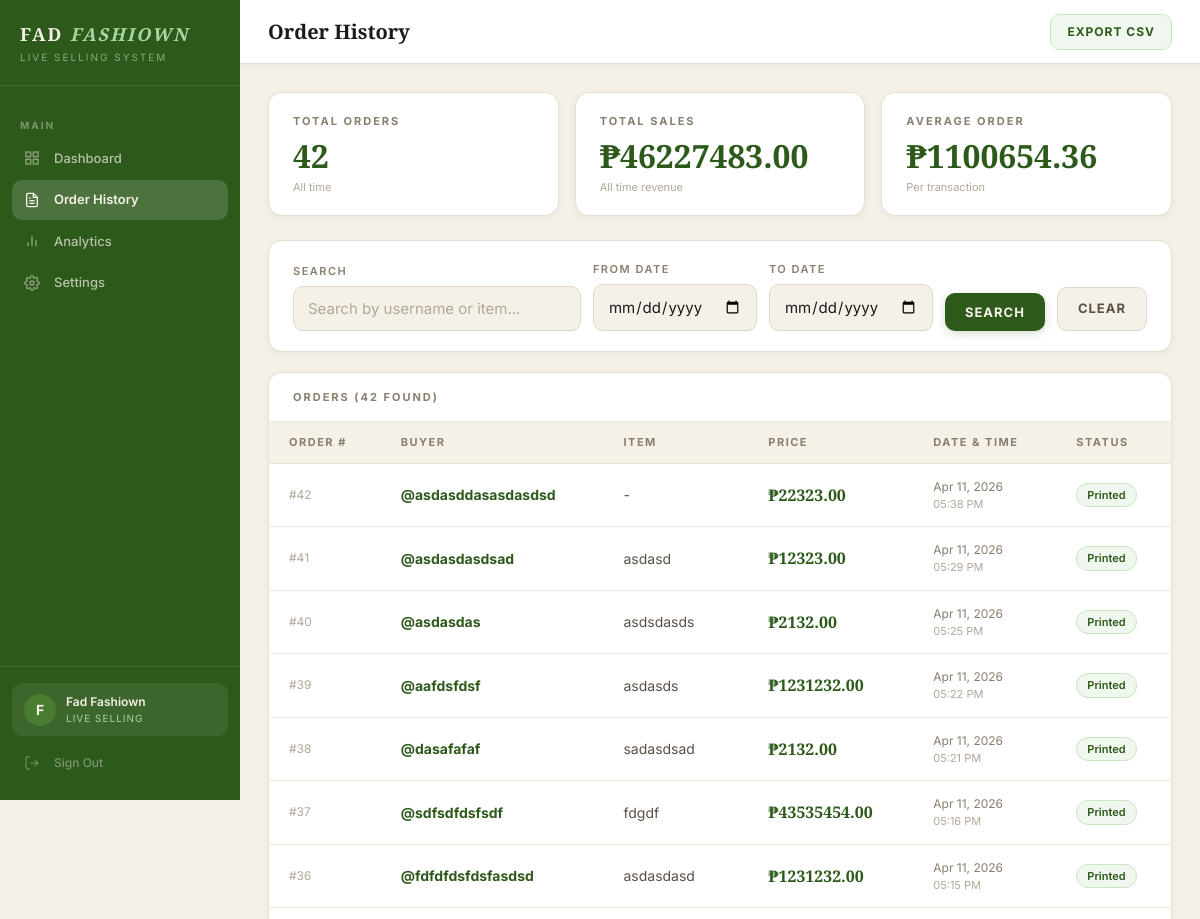
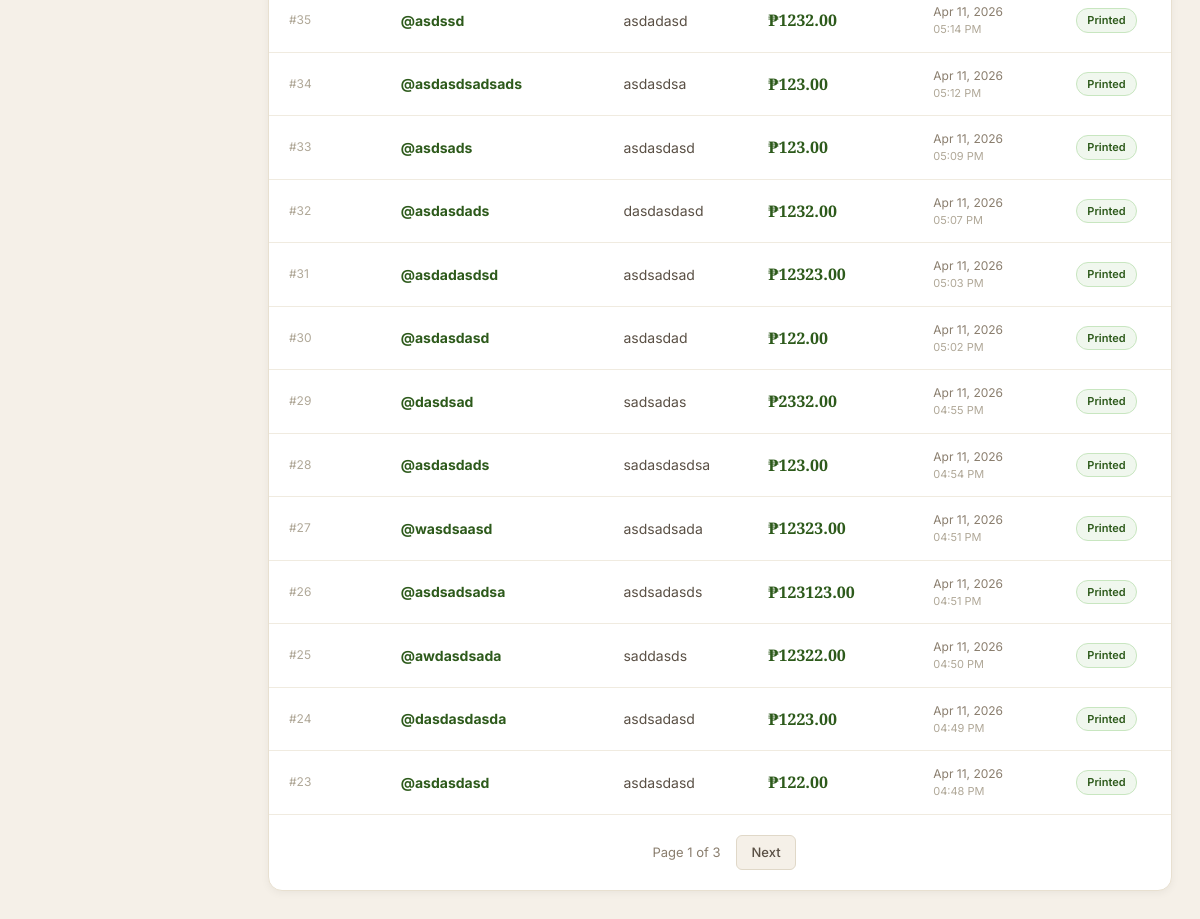
/orders (signed in), run on the app's committed database (2 pictures, top to bottom).
### auth/models.py (models this page shows, shortened)
class Client(UserMixin, db.Model):
    __tablename__ = 'clients'
    id = db.Column(db.Integer, primary_key=True)
    business_name = db.Column(db.String(100), nullable=False)
    email = db.Column(db.String(120), unique=True, nullable=False)
    password_hash = db.Column(db.String(255), nullable=False)
    plan = db.Column(db.String(20), default='active')
    is_active = db.Column(db.Boolean, default=True)
    is_admin = db.Column(db.Boolean, default=False)
    created_at = db.Column(db.DateTime, default=datetime.utcnow)
    last_login = db.Column(db.DateTime, nullable=True)
    orders = db.relationship('Order', backref='client', lazy=True)
    token = db.Column(db.String(64), unique=True, nullable=True)
    detection_mode = db.Column(db.String(20), default='keywords')
    custom_keywords = db.Column(db.Text, default='mine')
    highlight_numbers = db.Column(db.Boolean, default=False)

class Order(db.Model):
    __tablename__ = 'orders'
    id = db.Column(db.Integer, primary_key=True)
    client_id = db.Column(
        db.Integer,
        db.ForeignKey('clients.id'),
        nullable=False
    )
    buyer_username = db.Column(db.String(100), nullable=False)
    item_name = db.Column(db.String(200), nullable=False)
    price = db.Column(db.Float, nullable=False)
    timestamp = db.Column(db.DateTime, default=datetime.utcnow)
    label_printed = db.Column(db.Boolean, default=False)

### dashboard/routes.py (the view, shortened to what this page needs)
@dashboard.route('/orders')
@login_required
def orders():
    if current_user.is_admin:
        return redirect(url_for('auth.admin_panel'))
    search = request.args.get('search', '').strip()
    date_from = request.args.get('date_from', '')
    date_to = request.args.get('date_to', '')
    page = request.args.get('page', 1, type=int)
    per_page = 20
    query = Order.query.filter_by(client_id=current_user.id)
    if search:
        query = query.filter(
            Order.buyer_username.ilike(f'%{search}%') |
            Order.item_name.ilike(f'%{search}%')
        )
    all_orders = Order.query.filter_by(client_id=current_user.id).all()
    total_orders = len(all_orders)
    total_sales = sum(o.price for o in all_orders)
    orders_paginated = query.order_by(
        Order.timestamp.desc()
    ).paginate(page=page, per_page=per_page, error_out=False)
    return render_template(
        'orders.html',
        orders=orders_paginated,
        search=search,
        date_from=date_from,
        date_to=date_to,
        total_orders=total_orders,
        total_sales=total_sales,
        business_name=current_user.business_name
    )

### templates/orders.html (shortened to what this page needs)
{% extends "base.html" %}
{% block page_title %}Order History{% endblock %}
{% block topbar_right %}
<a href="/orders/export" class="btn btn-export">Export CSV</a>
{% endblock %}
{% block content %}
<div class="stats-grid">
    <div class="stat-card">
        <div class="stat-label">Total Orders</div>
        <div class="stat-number">{{ total_orders }}</div>
        <div class="stat-sub">All time</div>
    </div>
    <div class="stat-card">
        <div class="stat-label">Total Sales</div>
        <div class="stat-number">₱{{ "%.2f"|format(total_sales) }}</div>
        <div class="stat-sub">All time revenue</div>
    </div>
    <div class="stat-card">
        <div class="stat-label">Average Order</div>
        <div class="stat-number">
            ₱{{ "%.2f"|format(total_sales / total_orders) if total_orders > 0 else "0.00" }}
        </div>
        <div class="stat-sub">Per transaction</div>
    </div>
</div>
<div class="filters-card">
    <form method="GET" action="/orders">
        <div class="filters-row">
            <div class="form-group" style="margin:0">
                <label class="form-label">Search</label>
                <input type="text" name="search" class="form-input"
                       value="{{ search }}"
                       placeholder="Search by username or item..." />
            </div>
            <div class="form-group" style="margin:0">
                <label class="form-label">From Date</label>
                <input type="date" name="date_from"
                       class="form-input" value="{{ date_from }}" />
            </div>
            <div class="form-group" style="margin:0">
                <label class="form-label">To Date</label>
                <input type="date" name="date_to"
                       class="form-input" value="{{ date_to }}" />
            </div>
            <div class="form-group" style="margin:0">
                <label class="form-label">&nbsp;</label>
                <button type="submit" class="btn btn-primary">Search</button>
            </div>
            <div class="form-group" style="margin:0">
                <label class="form-label">&nbsp;</label>
                <a href="/orders" class="btn btn-secondary">Clear</a>
            </div>
        </div>
    </form>
</div>
<div class="table-card">
    <div class="table-header">
        <span class="card-title">Orders ({{ orders.total }} found)</span>
    </div>
    {% if orders.items %}
    <table>
        <thead>
            <tr>
                <th>Order #</th>
                <th>Buyer</th>
                <th>Item</th>
                <th>Price</th>
                <th>Date & Time</th>
                <th>Status</th>
            </tr>
        </thead>
        <tbody>
            {% for order in orders.items %}
            <tr>
                <td class="td-id">#{{ order.id }}</td>
                <td class="td-buyer">@{{ order.buyer_username }}</td>
                <td class="td-item">{{ order.item_name }}</td>
                <td class="td-price">₱{{ "%.2f"|format(order.price) }}</td>
                <td class="td-time">
                    {{ order.timestamp.strftime('%b %d, %Y') }}
                    <span style="color:var(--text-light);display:block;font-size:11px">
                        {{ order.timestamp.strftime('%I:%M %p') }}
                    </span>
                </td>
                <td><span class="badge badge-success">Printed</span></td>
            </tr>
            {% endfor %}
        </tbody>
    </table>
    {% if orders.pages > 1 %}
    <div class="pagination">
        <span class="page-info">Page {{ orders.page }} of {{ orders.pages }}</span>
        {% if orders.has_next %}
        <a href="/orders?page={{ orders.next_num }}&search={{ search }}&date_from={{ date_from }}&date_to={{ date_to }}"
           class="page-btn">Next</a>
        {% endif %}
    </div>
    {% endif %}
    {% endif %}
</div>
{% endblock %}

### templates/base.html (shortened to what this page needs)
<!DOCTYPE html>
<html lang="en">
<head>
    <link rel="stylesheet" href="/static/style.css">
</head>
<body>
<div class="app-layout">
    <aside class="sidebar" id="sidebar">
        <div class="sidebar-brand">
            <div class="brand-name">FAD <em>FASHIOWN</em></div>
            <div class="brand-sub">Live Selling System</div>
        </div>
        <nav class="sidebar-nav">
            {% if current_user.is_admin %}
            <div class="nav-section-label">Management</div>
            <a href="/admin"
               class="nav-item {% if request.endpoint == 'auth.admin_panel' %}active{% endif %}">
                <span class="nav-icon">
                    <svg width="16" height="16" fill="none" stroke="currentColor" stroke-width="2" viewBox="0 0 24 24">
                        <path d="M17 21v-2a4 4 0 0 0-4-4H5a4 4 0 0 0-4 4v2"/>
                        <circle cx="9" cy="7" r="4"/>
                        <path d="M23 21v-2a4 4 0 0 0-3-3.87"/>
                        <path d="M16 3.13a4 4 0 0 1 0 7.75"/>
                    </svg>
                </span>
                Client Management
            </a>
            {% else %}
            <div class="nav-section-label">Main</div>
            <a href="/"
               class="nav-item {% if request.endpoint == 'dashboard.index' %}active{% endif %}">
                <span class="nav-icon">
                    <svg width="16" height="16" fill="none" stroke="currentColor" stroke-width="2" viewBox="0 0 24 24">
                        <rect x="3" y="3" width="7" height="7"/>
                        <rect x="14" y="3" width="7" height="7"/>
                        <rect x="3" y="14" width="7" height="7"/>
                        <rect x="14" y="14" width="7" height="7"/>
                    </svg>
                </span>
                Dashboard
            </a>
            <a href="/orders"
               class="nav-item {% if request.endpoint == 'dashboard.orders' %}active{% endif %}">
                <span class="nav-icon">
                    <svg width="16" height="16" fill="none" stroke="currentColor" stroke-width="2" viewBox="0 0 24 24">
                        <path d="M14 2H6a2 2 0 0 0-2 2v16a2 2 0 0 0 2 2h12a2 2 0 0 0 2-2V8z"/>
                        <polyline points="14 2 14 8 20 8"/>
                        <line x1="16" y1="13" x2="8" y2="13"/>
                        <line x1="16" y1="17" x2="8" y2="17"/>
                        <polyline points="10 9 9 9 8 9"/>
                    </svg>
                </span>
                Order History
            </a>
            <a href="/analytics"
            class="nav-item {% if request.endpoint == 'dashboard.analytics' %}active{% endif %}">
                <span class="nav-icon">
                    <svg width="16" height="16" fill="none" stroke="currentColor" stroke-width="2" viewBox="0 0 24 24">
                        <line x1="18" y1="20" x2="18" y2="10"/>
                        <line x1="12" y1="20" x2="12" y2="4"/>
                        <line x1="6" y1="20" x2="6" y2="14"/>
                    </svg>
                </span>
                Analytics
            </a>
            <a href="/settings"
            class="nav-item {% if request.endpoint == 'dashboard.settings' %}active{% endif %}">
                <span class="nav-icon">
                </span>
                Settings
            </a>
            {% endif %}
        </nav>
        <div class="sidebar-footer">
            <div class="client-info">
                <div class="client-avatar">
                    {{ current_user.business_name[0].upper() }}
                </div>
                <div class="client-details">
                    <div class="client-name">{{ current_user.business_name }}</div>
                    <div class="client-plan">
                        {% if current_user.is_admin %}System Administrator{% else %}Live Selling{% endif %}
                    </div>
                </div>
            </div>
            <a href="/logout" class="nav-item nav-signout">
                <span class="nav-icon">
                    <svg width="16" height="16" fill="none" stroke="currentColor" stroke-width="2" viewBox="0 0 24 24">
                        <path d="M9 21H5a2 2 0 0 1-2-2V5a2 2 0 0 1 2-2h4"/>
                        <polyline points="16 17 21 12 16 7"/>
                        <line x1="21" y1="12" x2="9" y2="12"/>
                    </svg>
                </span>
                Sign Out
            </a>
        </div>
    </aside>
    <main class="main-content">
        <div class="topbar">
            <div style="display:flex;align-items:center;gap:14px">
                <div class="topbar-title">{% block page_title %}{% endblock %}</div>
            </div>
            <div class="topbar-right">
                {% block topbar_right %}{% endblock %}
            </div>
        </div>
        <div class="page-content">
            {% block content %}{% endblock %}
        </div>
    </main>
</div>
</body>
</html>

### data on the page
Client: business_name "F", business_name "Fad Fashiown"
Order: id "42", buyer_username "asdasddasasdasdsd", item_name "-", price "22323.00", timestamp "Apr 11, 2026", timestamp "05:38 PM"
Order: id "41", buyer_username "asdasdasdsad", item_name "asdasd", price "12323.00", timestamp "Apr 11, 2026", timestamp "05:29 PM"
Order: id "40", buyer_username "asdasdas", item_name "asdsdasds", price "2132.00", timestamp "Apr 11, 2026", timestamp "05:25 PM"
Order: id "39", buyer_username "aafdsfdsf", item_name "asdasds", price "1231232.00", timestamp "Apr 11, 2026", timestamp "05:22 PM"
Order: id "38", buyer_username "dasafafaf", item_name "sadasdsad", price "2132.00", timestamp "Apr 11, 2026", timestamp "05:21 PM"
Order: id "37", buyer_username "sdfsdfdsfsdf", item_name "fdgdf", price "43535454.00", timestamp "Apr 11, 2026", timestamp "05:16 PM"
Order: id "36", buyer_username "fdfdfdsfdsfasdsd", item_name "asdasdasd", price "1231232.00", timestamp "Apr 11, 2026", timestamp "05:15 PM"
Order: id "35", buyer_username "asdssd", item_name "asdadasd", price "1232.00", timestamp "Apr 11, 2026", timestamp "05:14 PM"
Order: id "34", buyer_username "asdasdsadsads", item_name "asdasdsa", price "123.00", timestamp "Apr 11, 2026", timestamp "05:12 PM"
Order: id "33", buyer_username "asdsads", item_name "asdasdasd", price "123.00", timestamp "Apr 11, 2026", timestamp "05:09 PM"
Order: id "32", buyer_username "asdasdads", item_name "dasdasdasd", price "1232.00", timestamp "Apr 11, 2026", timestamp "05:07 PM"
Order: id "31", buyer_username "asdadasdsd", item_name "asdsadsad", price "12323.00", timestamp "Apr 11, 2026", timestamp "05:03 PM"
Order: id "30", buyer_username "asdasdasd", item_name "asdasdad", price "122.00", timestamp "Apr 11, 2026", timestamp "05:02 PM"
Order: id "29", buyer_username "dasdsad", item_name "sadsadas", price "2332.00", timestamp "Apr 11, 2026", timestamp "04:55 PM"
Order: id "28", buyer_username "asdasdads", item_name "sadasdasdsa", price "123.00", timestamp "Apr 11, 2026", timestamp "04:54 PM"
Order: id "27", buyer_username "wasdsaasd", item_name "asdsadsada", price "12323.00", timestamp "Apr 11, 2026", timestamp "04:51 PM"
Order: id "26", buyer_username "asdsadsadsa", item_name "asdsadasds", price "123123.00", timestamp "Apr 11, 2026", timestamp "04:51 PM"
Order: id "25", buyer_username "awdasdsada", item_name "saddasds", price "12322.00", timestamp "Apr 11, 2026", timestamp "04:50 PM"
Order: id "24", buyer_username "dasdasdasda", item_name "asdsadasd", price "1223.00", timestamp "Apr 11, 2026", timestamp "04:49 PM"
Order: id "23", buyer_username "asdasdasd", item_name "asdasdasd", price "122.00", timestamp "Apr 11, 2026", timestamp "04:48 PM"

### other printed values
{{ total_orders }} "42"
{{ "%.2f"|format(total_sales) }} "46227483.00"
{{ orders.total }} "42"
{{ orders.page }} "1"
{{ orders.pages }} "3"
